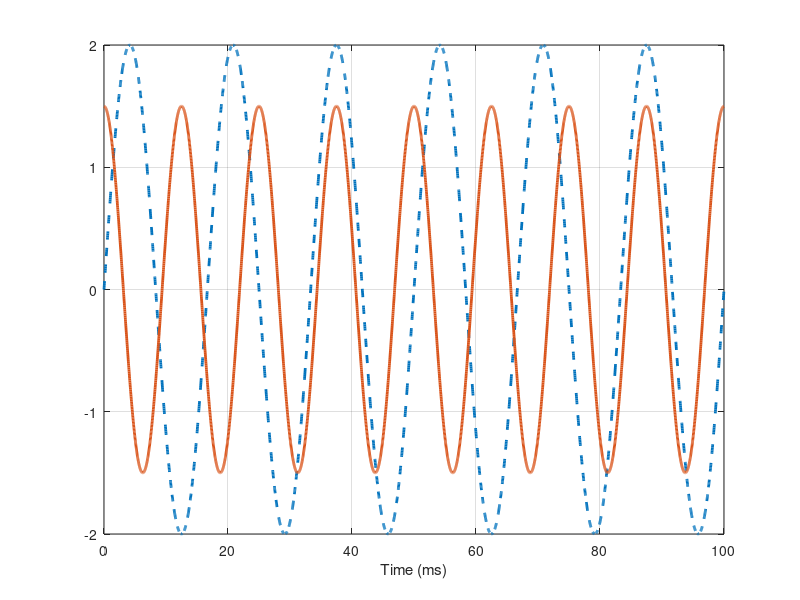

This chart was generated by the following MATLAB code: (Note: this script raises an error after producing the figure.)
% This is a simple simulation to show how to integrate Matlab with LaTeX using matlab2tikz
% The simulation generates and plots two sine waves, configures the figure and exports it 
% to TikZ using matlab2tikz. It also exports the parameters into a LaTeX table, so they
% are correctly presented on the paper.

% clear the environmet
clearvars
close all
clc

% building the time axis
max_time = 0.1; % Simulation duration, in seconds.

sampling_frequency = 4.4e4; % Hz
t = 0:1/sampling_frequency:max_time; % time axis

% sine wave parameters
A1 = 2; % Amplitude in Volts
A2 = 1.5; % Amplitude in Volts
f1 = 60; % Frequency in Hz
f2 = 80; % Frequency in Hz
theta1 = 0; % initial phase in radians
theta2 = pi/2; % initial phase in radians

% plotting
LW = 2; % line width

figure % defines a new figure

% plots both sines
plot(t*1e3, ...
     A1 * sin(2*pi*t*f1 + theta1),...
     '--',...
     'linewidth', LW,...
     'DisplayName',['$f$ = ' num2str(f1) ' Hz'])

hold all % hold, such that both are displayed on the same figure

plot(t*1e3, ...
     A2 * sin(2*pi*t*f2 + theta2),...
     'linewidth', LW,...
     'DisplayName',['$f$ = ' num2str(f2) ' Hz'])

% defines properties of the figure
grid on
x = xlabel('Time (ms)')
x.Interpreter = 'latex'
y = ylabel('Value $V(t$) (V)')
y.Interpreter = 'latex'
l = legend('-DynamicLegend')
l.Interpreter = 'latex'

% Export to TikZ to use in the paper
matlab2tikz('../paper/figures/sine_waves.tex')

% Export the simulation parameters to a LaTeX table.
% This uses a cusom class TableRow, provided in this repository.
% This class uses the threeparttable LaTeX package, to provide 
% the possibility of adding notes to rows. It also uses booktabs
% to have a nicer looking table. Make sure that those packages are
% included in your paper code. The class is not very well documented,
% but the general idea is to use it in the following way:
%
% TableRow('Description text', value, 'unit', 'variable name', 'reference', ...additional parameters)
% 
% If no additional parameters are passed, the other positional arguemnts
% that preced it may be ommited. Otherwise, send an empty string.

tableRows(1) = TableRow('Simulation Time', max_time*1e3,'ms','t');
tableRows(end+1) = TableRow('Sampling Frequency', sampling_frequency,'Hz','f_\text{s}','Roy2002');
tableRows(end+1) = TableRow('Amplitude Sine 1', A1,'V','A_1');
tableRows(end+1) = TableRow('Amplitude Sine 2', A2,'V','A_2');
tableRows(end+1) = TableRow('Frequency Sine 1', f1,'Hz','f_1');
tableRows(end+1) = TableRow('Frequency Sine 2', f2,'Hz','f_2');
tableRows(end+1) = TableRow('Initial Phase Sine 1', theta1,'radians','\theta_{0,1}');
% Note that for the next line, we want to set the precision. In order
% to do that, we must give a reference for the parameter (because of 
% the argument positioning). Since we don't have a reference for this 
% parameter, we give it a blank string.
tableRows(end+1) = TableRow('Initial Phase Sine 2', theta2,'radians','\theta_{0,2}', '', 'precision', 3);
printTable(tableRows,'../paper/tables/params', 'tb:params')
